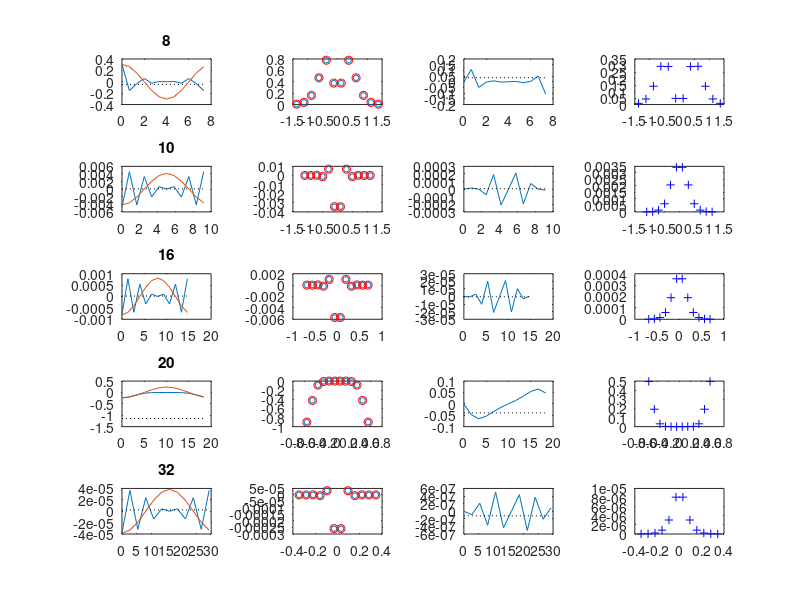

Recreate this plot in MATLAB.
% First used for the mean-field approximation of u_III,
% which has alpha a(x) and hence, we set B=B(x,t).
% The resulting eigen matrix gives:
% eigenvalue: growth rate 
% eigenfunction: iBy + Bz = p = sum_n pn exp(inmx), 
% where m=1/Lx and a(x)=a0 cos^2(mx)
% see log_book_2




clear all;
% Provide values for constants involved:
% velocity profile: 
zi = sqrt(-1);
D_const=1;
ku=1;  
files2=[{'/data/novadisk/vs391/snoopy_kinematic_dynamo/u_iii/results/box_8/result_summary'}... 
        {'/data/novadisk/vs391/snoopy_kinematic_dynamo/u_iii/results/box_10/result_summary'}...
        {'/data/novadisk/vs391/snoopy_kinematic_dynamo/u_iii/results/box_16/result_summary'}...
        {'/data/novadisk/vs391/snoopy_kinematic_dynamo/u_iii/results/box_20/result_summary'}...
        {'/data/novadisk/vs391/snoopy_kinematic_dynamo/u_iii/results/box_32/result_summary'}];
legendInfo2 = [     {'Approx [8,2,1]'}...
                    {'Approx [10,2,1]'}...
                    {'Approx [16,2,1]'}...
                    {'Approx [20,2,1]'}...
                    {'Approx [32,2,1]'} ];      
% matrix dimensions @n = [-@n_max, @n_max]
% @n is either positive or negative and so is n_max 
    % For boxes 32,20,16, rates dont change between 170~324
    % For boxes 32,20,8,2: 7-705 same 

nn=[11 16];
% box sizes to consider
ar = [8 10 16 20 32];    
color{1} = [0.83,0,0.17]; color{2} = [1,0.67,0.33]; color{3} = [0.33,0.33,1.0];   
color{4} = [0,0.5,0]; color{5} = [0.5,0,0.5]; 
%for co=1:2 
    co=1
    n_max=nn(co);
    for box = 1:size(ar,2) 
        % color{box}=rand(1,3); 
        % wavenumber corresponding to the longest wavelength on the box
        m =1./ar(box);

        count=1; % data output count for each rm
        % magnetic diffusivity & magnetic Reynolds number
        for rm=0.001:0.001:1.0
        %for rm=10:1.0:500  
            eta = (1.5+m^2)/sqrt(1.5*(1+2*m^4+9*m^2))/rm;
            %eta = (D_const*sqrt(m^2/3.+0.5))/rm;

            % @a0 = @D^2@ku/@eta
            a0=D_const^2*ku/eta;

            % Set imaginary i=zi
            zi=sqrt(-1);

            %Create diagonal matrix
            k_m=0;  % count for main diagonal 
            k_u=0;  % count for upper diagonal 
            k_l=0;  % count for lower diagonal


            % Set up the matrix 
            if (mod(n_max,2)~=0)
                % Preallocate arrays for diagonals 
                diag_main = zeros(1,n_max+1);
                diag_upper= zeros(1,n_max);
                diag_lower= zeros(1,n_max);

                for i=1:2:n_max*2+1
                    k_m=k_m+1;
                    n(k_m)=i-n_max-1;
                    diag_main(k_m)= a0*n(k_m)*m/2. - eta*n(k_m)^2*m^2;

                    if (i>1)
                        k_u=k_u+1;
                        diag_upper(k_u) = a0*(n(k_m)*m/4. - m/2.); 
                    end
                    if (i< n_max*2+1)
                        k_l=k_l+1;
                        diag_lower(k_l) = a0*(n(k_m)*m/4 + m/2.);
                    end

                    D_main = diag(diag_main); 
                    D_upper = diag(diag_upper, 1);
                    D_lower = diag(diag_lower, -1);
                    D=D_main +D_upper + D_lower;
                end

            else
                % Preallocate arrays for diagonals 
                diag_main = zeros(1,n_max/2);
                diag_upper= zeros(1,n_max/2-1);
                diag_lower= zeros(1,n_max/2-1);
                for i=2:2:n_max
                    k_m=k_m+1;
                    n(k_m)=i;
                    %fprintf('Rm=%f, k_m=%d, n(k_m)=%f\n',rm, k_m,n(k_m))
                    diag_main(k_m)=  a0*n(k_m)*m/2. - eta*n(k_m)^2*m^2;

                    if (i>2)
                        k_u=k_u+1;
                        diag_upper(k_u) = a0*(n(k_m)*m/4. - m/2.);
                    end
                    if (i< n_max)
                        k_l=k_l+1;
                        diag_lower(k_l) = a0*(n(k_m)*m/4 + m/2.);
                    end

                    D_main = diag(diag_main); 
                    D_upper = diag(diag_upper, 1);
                    D_lower = diag(diag_lower, -1);
                    D=D_main +D_upper + D_lower;  

                end
            end

            % Find the eigenvalues of D
            [V,DD] = eig(D,'vector');
            [gr,Ig] = max(DD);
            [kk,Ik] = max(V(:,Ig));
            grr(count) = gr;
            rmm(count) = rm;
            kkk(count) = abs(n(Ik));
            count = count + 1;
        end
   
        legendInfo{box} = ['[' num2str(ar(box)) ',2,1]'];
    
    if (Ig > size(n,2)/2-1)
        for ind=1:size(n,2)/2
            V(ind,Ig) = V(size(n,2)-(ind-1),Ig);
        end
    end
    if (Ig < size(n,2)/2)
        for ind=1:size(n,2)/2
            V(size(n,2)-(ind-1),Ig)= V(ind,Ig);
        end
    end
    
    bbar = ifft(V(:,Ig));
    b_back = real(fft(bbar));
    
    for ind=1:size(n,2)
       dbdxft(ind)=zi*n(ind)*m*V(ind,Ig);
       x(ind) = ar(box)/size(n,2)*(ind-1);
    end
    
    dbdxbar=ifft(dbdxft);
    
    %x(size(n,2)+1) = ar(box);
    %bbar(size(n,2)+1) = bbar(1);
    %dbdxbar(size(n,2)+1) = dbdxbar(1);
    
    bbarint=trapz(x,bbar);
    dbxbarint=trapz(x,real(dbdxbar))
    lb = 1/sqrt(dbxbarint/bbarint)
   
    
    figure(2)
    subplot(5,4,4*box-3)         
            plot(x,real(bbar));
            title(num2str(ar(box)));
            hold on;
            plot([0 x(end)],[bbarint bbarint],'k:');
           
            plot(x,max(bbar)*cos(2*pi*kkk(box)*m*x))
    subplot(5,4,4*box-2)
            plot(n*m,V(:,Ig), 'o', 'Markersize',4.0)
            hold on;
            plot(n*m,b_back,'ro');
    subplot(5,4,4*box-1)        
            plot(x,dbdxbar);
            hold on;
            plot([0 x(end)],[dbxbarint dbxbarint],'k:');
    subplot(5,4,4*box)
            plot(n*m,abs(dbdxft),'b+');
    
    
    
if (1==2)        
    figure(1)
        if (mod(co,2)~=0)
            subplot(2,size(ar,2) ,box)
                plot(rmm(grr>0),1./(kkk(grr>0)*m),'o',...
                        'LineStyle', 'none',...
                        'color',color{box},...
                        'LineWidth',1.5,...
                        'MarkerEdgeColor', color{box} , ...
                        'MarkerFaceColor', color{box}, ...
                        'MarkerSize',1.5);
                hold on;
                title(legendInfo{box});
                xlabel('R_m');
                ylabel('L_{B(x,t)}/2\pi [L]');
                 set(gca, 'FontSize', 14)     
           
            subplot(2,size(ar,2),box+size(ar,2))
                plot(rmm(grr>0),grr(grr>0),'o',...
                        'LineStyle', 'none',...
                        'color',color{box},...
                        'LineWidth',1.5,...
                        'MarkerEdgeColor', color{box} , ...
                        'MarkerFaceColor', color{box}, ...
                        'MarkerSize',1.5);
                hold on;
                xlabel('R_m');
                ylabel('\sigma [T^{-1}_{turnover}]');
                set(gca, 'FontSize', 14)     
                
            end

        if (mod(co,2)==0)
            subplot(2,size(ar,2) ,box)
                plot(rmm(grr>0),1./(kkk(grr>0)*m),'.',...
                        'LineStyle', 'none',...
                        'color',color{box},...
                        'LineWidth',1.5,...
                        'MarkerEdgeColor', color{box} , ...
                        'MarkerFaceColor', color{box}, ...
                        'MarkerSize',1.0);
                hold on;
                title(legendInfo{box});
                xlabel('R_m');
                ylabel('L_{B(x,t)}/2\pi [L]');
                 set(gca, 'FontSize', 14)
               
            subplot(2,size(ar,2),box+size(ar,2))
                plot(rmm(grr>0),grr(grr>0),'.',...
                        'LineStyle', 'none',...
                        'color',color{box},...
                        'LineWidth',1.5,...
                        'MarkerEdgeColor', color{box} , ...
                        'MarkerFaceColor', color{box}, ...
                        'MarkerSize',1.0);
                hold on;
                xlabel('R_m');
                ylabel('\sigma [T^{-1}_{turnover}]');
                set(gca, 'FontSize', 14)     
            end
        end
    %legend(legendInfo,'Orientation','horizontal','Location','northoutside','fontsize',16, 'Interpreter', 'latex', 'Box', 'off');
  if (1==2) 
    for j=1:size(files2,2)
        full_file=importdata(files2{1,j});
        timevar=full_file.data;
        nvar=size(timevar,2);
        nentry=n;
        n=size(timevar,1);
        % Create a table with all variables
        %tblA = table(Lx,Rm,Gr,lBx,lBy,lBz);
        tblA = table(timevar(:,1),timevar(:,2),timevar(:,3),timevar(:,4),timevar(:,5),timevar(:,6));
        % Sort the rows of the table based on Rm
        tblB = sortrows(tblA,2);
        Lx = tblB{:,1};
        etainv = tblB{:,2};
        Gr = tblB{:,3};
        lBx= tblB{:,4};
        lBy= tblB{:,5};
        lBz= tblB{:,6};
        
        m = 1./Lx(1); 
        Rm = (1.5+m^2)/sqrt(1.5*(1+2*m^4+9*m^2))*etainv;
        
       figure(1)
        subplot(2,size(files2,2) ,j)
            plot(Rm(Gr > 0),max(lBy(Gr > 0),lBz(Gr > 0))./(2*pi),'d',...
                    'LineStyle', 'none',...
                    'color','k',...
                    'LineWidth',1.5,...
                    'MarkerEdgeColor', 'k' , ...
                    'MarkerFaceColor','k', ...
                    'MarkerSize',2.0);
       xlim([0 rmm(end)]);
       ylim([0 max(ar)]);
        if (j==1)
            legend('Odd mode approx','SNOOPY','Even mode approx');
        end
       subplot(2,size(files2,2) ,j+size(files2,2))
            plot(Rm(Gr > 0),Gr(Gr > 0),'d',...
                    'LineStyle', 'none',...
                    'color','k',...
                    'LineWidth',1.5,...
                    'MarkerEdgeColor', 'k' , ...
                    'MarkerFaceColor', 'k', ...
                    'MarkerSize',2.0);
            hold on;
        xlim([0 rmm(end)]);
        ylim([0 max(grr)]);
    end
    end 
    end 
%end